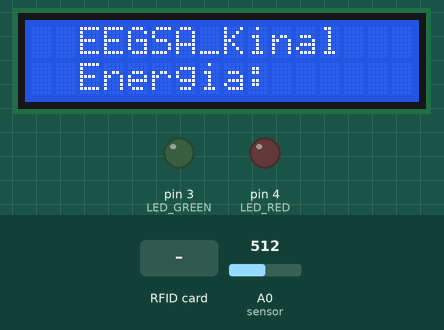
The sketch below on a simulated Arduino Uno, built with avr-gcc and run on an emulated ATmega328P. Shown: 16×2 character LCD, output pins drawn as LEDs (lit = HIGH). The inputs (shaded band) are chosen by the test bench; at power-on: A0 (sensor) = 512. The local clock reads 2024-03-15 10:24:30 at power-on unless the sketch sets it; pins used as bus, display or sensor lines are not drawn; what the sketch prints to the serial monitor is not drawn.

Above: at 1.3 s.
1.4 s: RFID card 13 85 5B AD held to the reader
At 2.6 s:
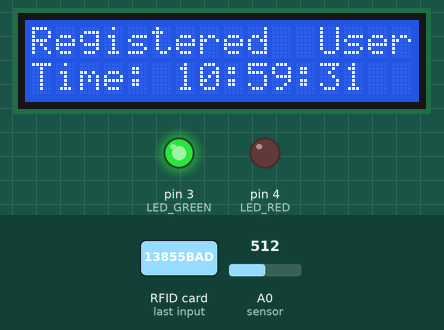
At 4.2 s:
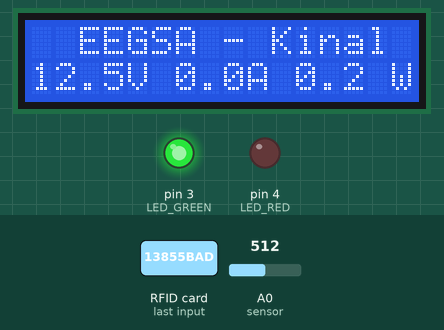
Timing chart, 0 to 10.4 s (numbered marks = the images above; inputs shaded):
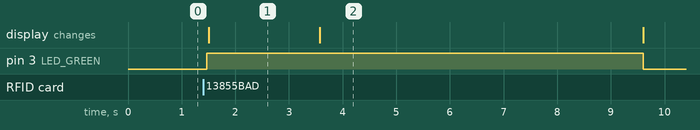

The sketch:

Practica_7.ino
```cpp
/*
 Fundacion Kinal
 Centro Educativo Tecnico Laboral KINAL
 Electronica
 Grado:5to A
 Nombre:Roberto Monterroso
 Carne :2019507
 */
//Librerias
#include <LiquidCrystal_I2C.h>
#include <Wire.h>
#include <MFRC522.h>
#include <SPI.h>
#include <RTClib.h>

//Directivas de preprocesador

//LCD
#define LCD_ADRESS 0x26
#define filas 2
#define columnas 16
//PINES A USAR
#define LED_GREEN 3
#define LED_RED 4
#define RST_PIN 9
#define SS_PIN 10

//variables a usar
float Sensibilidad=0.185;
int Sensor = A1;

//Constructores
LiquidCrystal_I2C LCD(LCD_ADRESS, columnas, filas);
MFRC522 RFID(SS_PIN, RST_PIN);
RTC_DS3231 rtc;

//funciones a utilizar
void valor_LCD(void);
void Usuario(void);
void Usuario_incorrecto(void);

void setup() {
Serial.begin(9600);
LCD.init();// Activa la LCD
LCD.backlight();
Wire.begin();// Activa la comunicacion I2C
rtc.begin();
SPI.begin();// Activa el bus SPI
RFID.PCD_Init();// Activa el MFRC522
Serial.println("Ingrese su Tarjeta...");
Serial.println();
Serial.println("- - - - - - - - - - - - - - - - - -");
pinMode(LED_GREEN,OUTPUT);// pin del led como salida
pinMode(LED_RED,OUTPUT);// pin del led como salida

// 31 de Julio del 2023, 10:59 am
rtc.adjust(DateTime(2023, 7, 31, 10, 59, 30));
}

void loop() {
LCD.setCursor(0,0);
LCD.print("  EEGSA_Kinal  ");
LCD.setCursor(0,1);
LCD.print("  Energia:   ");
digitalWrite(LED_RED, LOW); // El led inicia apagado
digitalWrite(LED_GREEN,LOW); // El led inicia apagado

 // Acceso para nuevas tarjeras
  if ( ! RFID.PICC_IsNewCardPresent())
  {
    return;
  }
  // Selecciona una de las tarjetas
  if ( ! RFID.PICC_ReadCardSerial())
  {
    return;
  }
  // Muestra el UID sobre el Monitor Serial
  Serial.print("UID tag :");
  String content= "";
  byte letter;
  for (byte i = 0; i < RFID.uid.size; i++)
  {
     Serial.print(RFID.uid.uidByte[i] < 0x10 ? " 0" : " ");
     Serial.print(RFID.uid.uidByte[i], HEX);
     content.concat(String(RFID.uid.uidByte[i] < 0x10 ? " 0" : " "));
     content.concat(String(RFID.uid.uidByte[i], HEX));
  }
  Serial.println();
  Serial.println("- - - - - - - - - - - - - - - - - -");
  Serial.print("Mensaje: ");
  content.toUpperCase();
  if (content.substring(1) == "13 85 5B AD") // si el No. de tarjeta es el correcto, realiza lo siguiente:
  {
  Serial.println("Acceso Autorizado");
  Serial.println("- - - - - - - - - - - - - - - - - -");
  digitalWrite(LED_GREEN, HIGH);
  digitalWrite(LED_RED,LOW);
  Usuario(); // funcion que contiene las instrucciones para confirmar que el usuario es correcto
  delay(2000); // se mantiene el mensaje por 2 segundos
  valor_LCD(); // muestra en la LCD los valores
  delay(6000); // se mantiene el mensaje por 6 segundos
  }
  else if (content.substring(1) != "13 85 5B AD"){ // si el No. de tarjeta es incorrecto, realiza la siguiente accion
    Serial.println("Acceso Denegado");
    Serial.println("- - - - - - - - - - - - - - - - - -");
  digitalWrite(LED_RED, HIGH);
  digitalWrite(LED_GREEN,LOW);
  Usuario_incorrecto(); //funcion que indica que es el usuario incorrecto
  delay(1500);
  }
}

void valor_LCD(void){ // funcion que muestra los valores de V, C, P

// Valores de voltaje
float voltaje =  (float)25*analogRead(A1)/1023;//operacion para sacar el valor de voltaje

// Valores de corriente
float corriente = get_corriente(200);

// Valores de potencia
 float potencia = corriente * voltaje;

LCD.clear();
LCD.setCursor(0,0);
LCD.print("  EEGSA - Kinal  ");
LCD.setCursor(0,1);
LCD.print(voltaje,1);
LCD.setCursor(4,1);
LCD.print("V");
LCD.setCursor(6,1);
LCD.print(corriente, 1);
LCD.setCursor(9,1);
LCD.print("A");
LCD.setCursor(11,1);
LCD.print(potencia, 1);
LCD.setCursor(15,1);
LCD.print("W");
}

void Usuario(){ // funcion que confirma si el usuario registrado es correcto
DateTime now = rtc.now();
LCD.clear();
LCD.setCursor(0,0);
LCD.print("Registered  User");
LCD.setCursor(0,1);
LCD.print("Time:");
LCD.setCursor(5,1);
LCD.print(" ");
LCD.print(now.hour(), DEC);
LCD.print(':');
LCD.print(now.minute(), DEC);
LCD.print(':');
LCD.print(now.second(), DEC);
}

void Usuario_incorrecto(){ // funcion que confirma si el usuario registrado es incorrecto
LCD.clear();
LCD.setCursor(0,0);
LCD.print("  EEGSA - Kinal  ");
LCD.setCursor(0,1);
LCD.print("Usuario_invalido");
}

float get_corriente(int n_muestras) // funcion que acompana la formula para obtener el valor de corriente
{
  float voltajeSensor;
  float CURRENT=0;
  for(int i=0;i<n_muestras;i++)
  {
    voltajeSensor = analogRead(A0) * (5.0 / 1023.0);//lectura del sensor
    CURRENT=CURRENT+(voltajeSensor-2.5)/Sensibilidad; //Ecuación  para obtener la corriente
  }
  CURRENT=CURRENT/n_muestras;
  return(CURRENT);
}
```

Measured:
- after the input at 1.4 s, pin 3 (LED_GREEN): LOW → HIGH after 0.07 s, → LOW 8.1 s later; the display: changes after 0.10 s (image 1)
- what the display in image 1 shows lasts 2.1 s, from 1.5 s to 3.6 s
